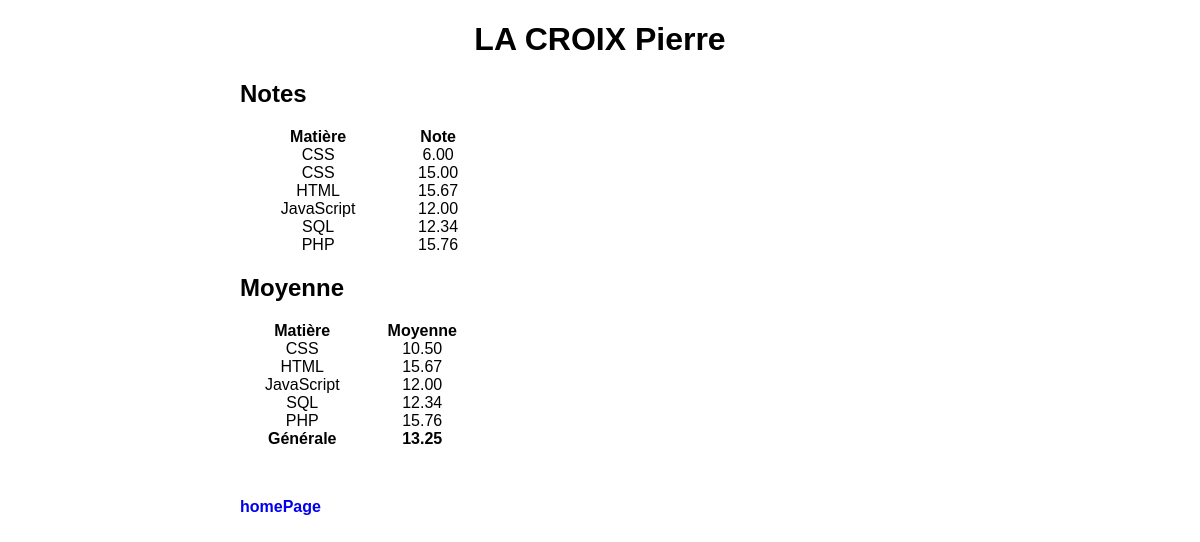
The page /eleve.php?idEleve=2 on the database its author committed.
### tables this page shows
CREATE TABLE `eleves` (
  `id` tinyint(3) UNSIGNED NOT NULL,
  `prenom` varchar(100) NOT NULL,
  `nom` varchar(100) NOT NULL
);

CREATE TABLE `notes` (
  `id` mediumint(8) UNSIGNED NOT NULL,
  `value` float UNSIGNED NOT NULL,
  `id_eleve` tinyint(3) UNSIGNED NOT NULL,
  `id_matiere` tinyint(3) UNSIGNED NOT NULL
);

CREATE TABLE `matieres` (
  `id` tinyint(3) UNSIGNED NOT NULL,
  `libelle` varchar(100) NOT NULL
);

### eleve.php (called while the page is built, shortened)
<?php
include 'utilities.php';
if(array_key_exists('idEleve',$_GET)){
  $idEleve = intval($_GET['idEleve']);
  $sql = '
        SELECT
              nom,
              prenom
        FROM
              eleves
        WHERE
              id = ?
        ';
  $query = $pdo -> prepare($sql);
  $query -> execute([$idEleve]);
  $eleve = $query -> fetch(PDO::FETCH_ASSOC);
  $sql = '
        SELECT
              value,
              libelle
        FROM
              notes
        INNER JOIN
              matieres
        ON
              matieres.id = notes.id_matiere
        WHERE
              id_eleve = ?
        ';
  $query = $pdo -> prepare($sql);
  $query -> execute([$idEleve]);
  $all_notes = $query -> fetchAll(PDO::FETCH_ASSOC);
  $sql = '
        SELECT
              libelle,
              AVG(value) AS moyenne
        FROM
              notes
        INNER JOIN
              matieres
        ON
              matieres.id = notes.id_matiere
        INNER JOIN
              eleves
        ON
              eleves.id = notes.id_eleve
        WHERE
              id_eleve = ?
        GROUP BY
              id_matiere
        ';
  $query = $pdo -> prepare($sql);
  $query -> execute([$idEleve]);
  $all_moyennes = $query -> fetchAll(PDO::FETCH_ASSOC);
  $sum = 0;
  foreach ($all_moyennes as $value) {
      $sum += $value['moyenne'];
  }
  if(count($all_moyennes) === 0){
    $error_message = 'Aucune note enregistrée.';
  }
  else {
    $general_moyen = $sum / count($all_moyennes);
  }
}
include 'eleve.phtml';

### eleve.phtml (the view, shortened to what this page needs)
<!DOCTYPE html>
<html lang="fr">
    <head>
        <link rel="stylesheet" href="css/normalize.css">
        <link rel="stylesheet" href="css/font-awesome.min.css">
        <link rel="stylesheet" href="css/style.css">
    </head>
    <body>
        <h1><?= $eleve['nom']?> <?= $eleve['prenom']?></h1>
        <?php if (empty($error_message)): ?>
            <section class="notes-eleve">
              <h2>Notes</h2>
              <table>
                <tr>
                    <th>Matière</th>
                    <th>Note</th>
                </tr>
                <?php foreach ($all_notes as $value) : ?>
                  <tr>
                      <td><?= $value['libelle'] ?></td>
                      <td><?= number_format($value['value'],2) ?></td>
                  </tr>
                <?php endforeach; ?>
              </table>
            </section>
            <section class="moyennes-eleve">
              <h2>Moyenne</h2>
              <table>
                <tr>
                    <th>Matière</th>
                    <th>Moyenne</th>
                </tr>
                  <?php foreach ($all_moyennes as $value): ?>
                    <tr>
                        <td><?= $value['libelle'] ?></td>
                        <td><?= number_format($value['moyenne'],2) ?></td>
                    </tr>
                  <?php endforeach; ?>
                <tr>
                    <td><span>Générale</span></td>
                    <td><span><?= number_format($general_moyen,2) ?></span></td>
                </tr>
              </table>
            </section>
      <?php else: ?>
          <p class="aucune-note"><?= $error_message ?></p>
      <?php endif; ?>
      <p class="home-page"><a href="index.php">homePage</a></p>
    </body>
</html>

### css/style.css (style rules this page uses)
a { text-decoration: none; }
h1 { text-align: center; }
section.eleves, section.matieres, section.notes-eleve, section.moyennes-eleve,section.notes-eleve, section.moyennes-eleve { width: 20%; margin-left: 20%; }
section.eleves table, section.matieres table, section.notes-eleve table, section.moyennes-eleve table { width: 100%; text-align: center; }
section.moyennes-eleve span { font-weight: bold; }
.home-page { font-weight: bold; margin-top: 50px; margin-left: 20%; }

### rows shown on the page
eleves: nom "LA CROIX", prenom "Pierre"
notes: id_matiere.libelle "CSS", value "6.00"
notes: id_matiere.libelle "CSS", value "15.00"
notes: id_matiere.libelle "HTML", value "15.67"
notes: id_matiere.libelle "JavaScript", value "12.00"
notes: id_matiere.libelle "SQL", value "12.34"
notes: id_matiere.libelle "PHP", value "15.76"

### other values the page prints
$value['libelle'] "CSS"
$value['moyenne'] "10.50"
$value['libelle'] "HTML"
$value['moyenne'] "15.67"
$value['libelle'] "JavaScript"
$value['moyenne'] "12.00"
$value['libelle'] "SQL"
$value['moyenne'] "12.34"
$value['libelle'] "PHP"
$value['moyenne'] "15.76"
$general_moyen "13.25"
